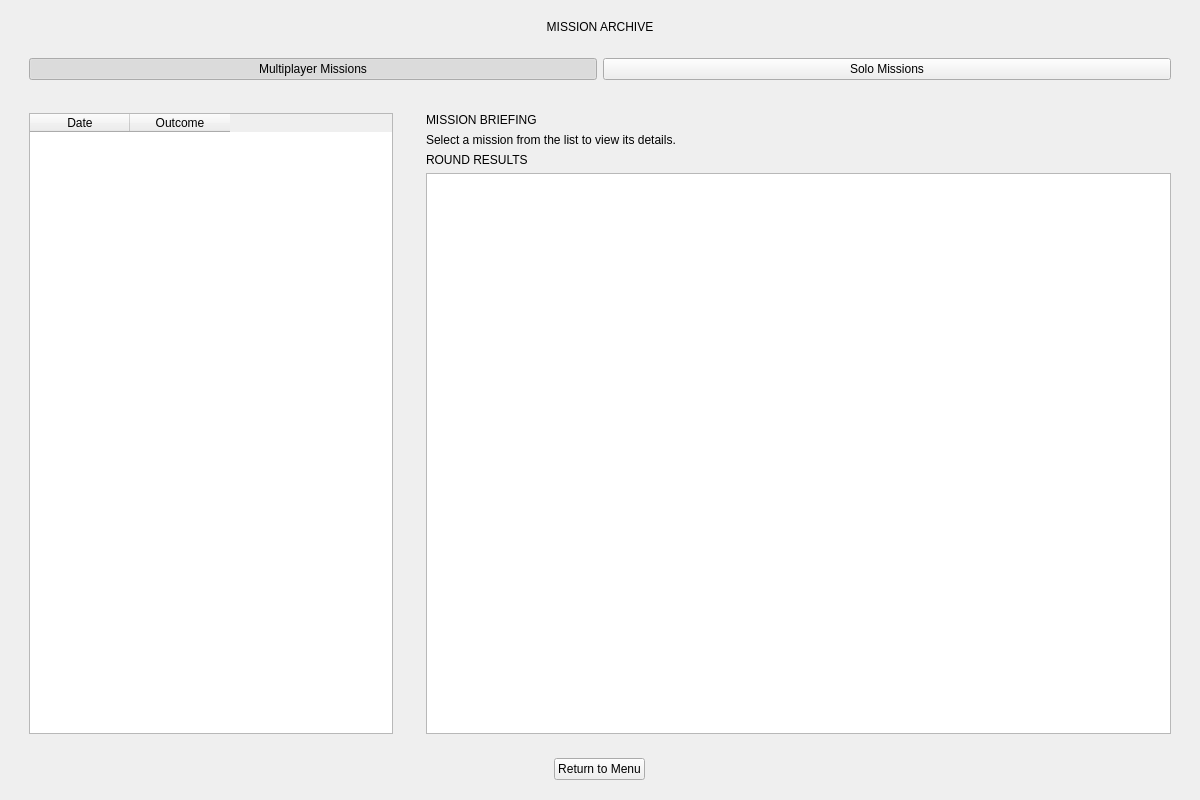
<?xml version="1.0" encoding="UTF-8"?>
<ui version="4.0">
 <class>MatchHistoryView</class>
 <widget class="QWidget" name="MatchHistoryView">
  <property name="geometry">
   <rect>
    <x>0</x>
    <y>0</y>
    <width>1200</width>
    <height>800</height>
   </rect>
  </property>
  <property name="windowTitle">
   <string>Mission Archive</string>
  </property>
  <layout class="QVBoxLayout" name="main_layout" stretch="0,0,1,0">
   <property name="spacing">
    <number>15</number>
   </property>
   <property name="leftMargin">
    <number>20</number>
   </property>
   <property name="topMargin">
    <number>20</number>
   </property>
   <property name="rightMargin">
    <number>20</number>
   </property>
   <property name="bottomMargin">
    <number>20</number>
   </property>
   <item>
    <widget class="QLabel" name="title_label">
     <property name="text">
      <string>MISSION ARCHIVE</string>
     </property>
     <property name="alignment">
      <set>Qt::AlignCenter</set>
     </property>
    </widget>
   </item>
   <item>
    <widget class="QWidget" name="mission_tabs_container" native="true">
     <layout class="QHBoxLayout" name="horizontalLayout">
      <item>
       <widget class="QPushButton" name="multiplayer_button">
        <property name="text">
         <string>Multiplayer Missions</string>
        </property>
        <property name="checkable">
         <bool>true</bool>
        </property>
        <property name="checked">
         <bool>true</bool>
        </property>
       </widget>
      </item>
      <item>
       <widget class="QPushButton" name="singleplayer_button">
        <property name="text">
         <string>Solo Missions</string>
        </property>
        <property name="checkable">
         <bool>true</bool>
        </property>
       </widget>
      </item>
     </layout>
    </widget>
   </item>
   <item>
    <widget class="QWidget" name="main_content_container" native="true">
     <layout class="QHBoxLayout" name="main_content_layout" stretch="1,2">
      <property name="spacing">
       <number>15</number>
      </property>
      <property name="leftMargin">
       <number>0</number>
      </property>
      <property name="topMargin">
       <number>0</number>
      </property>
      <property name="rightMargin">
       <number>0</number>
      </property>
      <property name="bottomMargin">
       <number>0</number>
      </property>
      <item>
       <widget class="QWidget" name="mission_list_container" native="true">
        <layout class="QVBoxLayout" name="verticalLayout_2">
         <item>
          <widget class="QTableWidget" name="mission_list_table">
           <property name="editTriggers">
            <set>QAbstractItemView::NoEditTriggers</set>
           </property>
           <property name="selectionMode">
            <enum>QAbstractItemView::SingleSelection</enum>
           </property>
           <property name="selectionBehavior">
            <enum>QAbstractItemView::SelectRows</enum>
           </property>
           <column>
            <property name="text">
             <string>Date</string>
            </property>
           </column>
           <column>
            <property name="text">
             <string>Outcome</string>
            </property>
           </column>
          </widget>
         </item>
        </layout>
       </widget>
      </item>
      <item>
       <widget class="QWidget" name="briefing_container" native="true">
        <layout class="QVBoxLayout" name="briefing_layout">
         <item>
          <widget class="QLabel" name="briefing_title_label">
           <property name="text">
            <string>MISSION BRIEFING</string>
           </property>
          </widget>
         </item>
         <item>
          <widget class="QLabel" name="briefing_content_label">
           <property name="text">
            <string>Select a mission from the list to view its details.</string>
           </property>
           <property name="alignment">
            <set>Qt::AlignLeading|Qt::AlignLeft|Qt::AlignTop</set>
           </property>
           <property name="wordWrap">
            <bool>true</bool>
           </property>
          </widget>
         </item>
         <item>
          <widget class="QLabel" name="briefing_details_label">
           <property name="text">
            <string>ROUND RESULTS</string>
           </property>
          </widget>
         </item>
         <item>
          <widget class="QTableWidget" name="rounds_table"/>
         </item>
        </layout>
       </widget>
      </item>
     </layout>
    </widget>
   </item>
   <item alignment="Qt::AlignCenter">
    <widget class="QPushButton" name="back_button">
     <property name="text">
      <string>Return to Menu</string>
     </property>
    </widget>
   </item>
  </layout>
 </widget>
 <resources/>
 <connections/>
</ui> 
